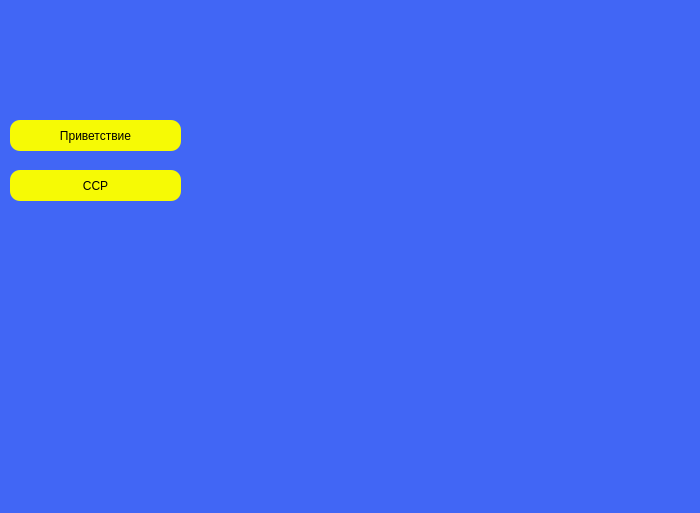
<?xml version="1.0" encoding="UTF-8"?>
<ui version="4.0">
 <class>MainWindow</class>
 <widget class="QMainWindow" name="MainWindow">
  <property name="geometry">
   <rect>
    <x>0</x>
    <y>0</y>
    <width>700</width>
    <height>513</height>
   </rect>
  </property>
  <property name="minimumSize">
   <size>
    <width>700</width>
    <height>513</height>
   </size>
  </property>
  <property name="maximumSize">
   <size>
    <width>700</width>
    <height>513</height>
   </size>
  </property>
  <property name="windowTitle">
   <string>MainWindow</string>
  </property>
  <property name="styleSheet">
   <string notr="true">QWidget{
background-color: rgb(65, 102, 245);
background-image: url(:/logos/karatau_logo_small___копия-removebg-preview.png)
}</string>
  </property>
  <widget class="QWidget" name="centralwidget">
   <property name="styleSheet">
    <string notr="true"/>
   </property>
   <widget class="QPushButton" name="privetstvieButton">
    <property name="geometry">
     <rect>
      <x>10</x>
      <y>120</y>
      <width>171</width>
      <height>31</height>
     </rect>
    </property>
    <property name="minimumSize">
     <size>
      <width>0</width>
      <height>30</height>
     </size>
    </property>
    <property name="maximumSize">
     <size>
      <width>16777198</width>
      <height>16777215</height>
     </size>
    </property>
    <property name="styleSheet">
     <string notr="true">QPushButton{
color: rgb(0, 0, 0);
background-color: rgb(246, 250, 5);
background-image: url(:/arrow right/images/Karatau yellow background.png);
border-style:outset;
border-radius:10px;
font: 100 14pt &quot;Arial&quot; ;
}
QPushButton:hover{
color:rgb(0, 0, 05);
background-color: rgb(245, 169, 17);
border-radius:5px;
}
QPushButton:pressed{
color:rgb(0, 0, 0);
background-color: rgb(255, 148, 164);
}</string>
    </property>
    <property name="text">
     <string>Приветствие</string>
    </property>
   </widget>
   <widget class="QPushButton" name="szhrButton">
    <property name="geometry">
     <rect>
      <x>10</x>
      <y>170</y>
      <width>171</width>
      <height>31</height>
     </rect>
    </property>
    <property name="minimumSize">
     <size>
      <width>0</width>
      <height>30</height>
     </size>
    </property>
    <property name="styleSheet">
     <string notr="true">QPushButton{
color: rgb(0, 0, 0);
background-color: rgb(246, 250, 5);
background-image: url(:/arrow right/images/Karatau yellow background.png);
border-style:outset;
border-radius:10px;
font: 100 14pt &quot;Arial&quot; ;
}
QPushButton:hover{
color:rgb(0, 0, 05);
background-color: rgb(245, 169, 17);
border-radius:5px;
}
QPushButton:pressed{
color:rgb(0, 0, 0);
background-color: rgb(255, 148, 164);
}</string>
    </property>
    <property name="text">
     <string>ССР</string>
    </property>
   </widget>
   <widget class="QLabel" name="Logos">
    <property name="geometry">
     <rect>
      <x>10</x>
      <y>450</y>
      <width>101</width>
      <height>41</height>
     </rect>
    </property>
    <property name="styleSheet">
     <string notr="true">QLabel {url(:/logos/logos-2.png);}</string>
    </property>
    <property name="text">
     <string/>
    </property>
    <property name="pixmap">
     <pixmap resource="../logos.qrc">:/logos/logos-2.png</pixmap>
    </property>
    <property name="scaledContents">
     <bool>true</bool>
    </property>
   </widget>
   <widget class="QLabel" name="label">
    <property name="geometry">
     <rect>
      <x>190</x>
      <y>0</y>
      <width>511</width>
      <height>511</height>
     </rect>
    </property>
    <property name="styleSheet">
     <string notr="true">Background-image:url(:/Maps/images/Maps/ССР.JPG)</string>
    </property>
    <property name="text">
     <string/>
    </property>
    <property name="pixmap">
     <pixmap resource="../Maps.qrc">:/Maps/images/Maps/ССР.JPG</pixmap>
    </property>
    <property name="scaledContents">
     <bool>true</bool>
    </property>
   </widget>
  </widget>
  <action name="actionGlobalMap">
   <property name="text">
    <string>Глобальная</string>
   </property>
  </action>
  <action name="actionCPPR">
   <property name="text">
    <string>ЦППР</string>
   </property>
  </action>
  <action name="actionAP">
   <property name="text">
    <string>АП</string>
   </property>
  </action>
  <action name="actionGBK">
   <property name="text">
    <string>ГБК</string>
   </property>
  </action>
  <action name="actionPoligon">
   <property name="text">
    <string>Полигон</string>
   </property>
  </action>
  <action name="actionRaskomandirovka">
   <property name="text">
    <string>Раскомандировка</string>
   </property>
  </action>
  <action name="actionFKhLFirstFloor">
   <property name="text">
    <string>Первый этаж</string>
   </property>
  </action>
  <action name="actionFKhLSecondFloor">
   <property name="text">
    <string>Второй этаж</string>
   </property>
  </action>
  <action name="KIPiA">
   <property name="checkable">
    <bool>false</bool>
   </property>
   <property name="text">
    <string>КИПиА</string>
   </property>
  </action>
  <action name="SGE">
   <property name="text">
    <string>СГЭ</string>
   </property>
  </action>
  <action name="SGM">
   <property name="text">
    <string>СГМ</string>
   </property>
  </action>
  <action name="actionKaratauMap">
   <property name="text">
    <string>Каратау</string>
   </property>
  </action>
 </widget>
 <resources>
  <include location="../logos.qrc"/>
  <include location="../Maps.qrc"/>
  <include location="../MainWindow.qrc"/>
 </resources>
 <connections/>
</ui>
